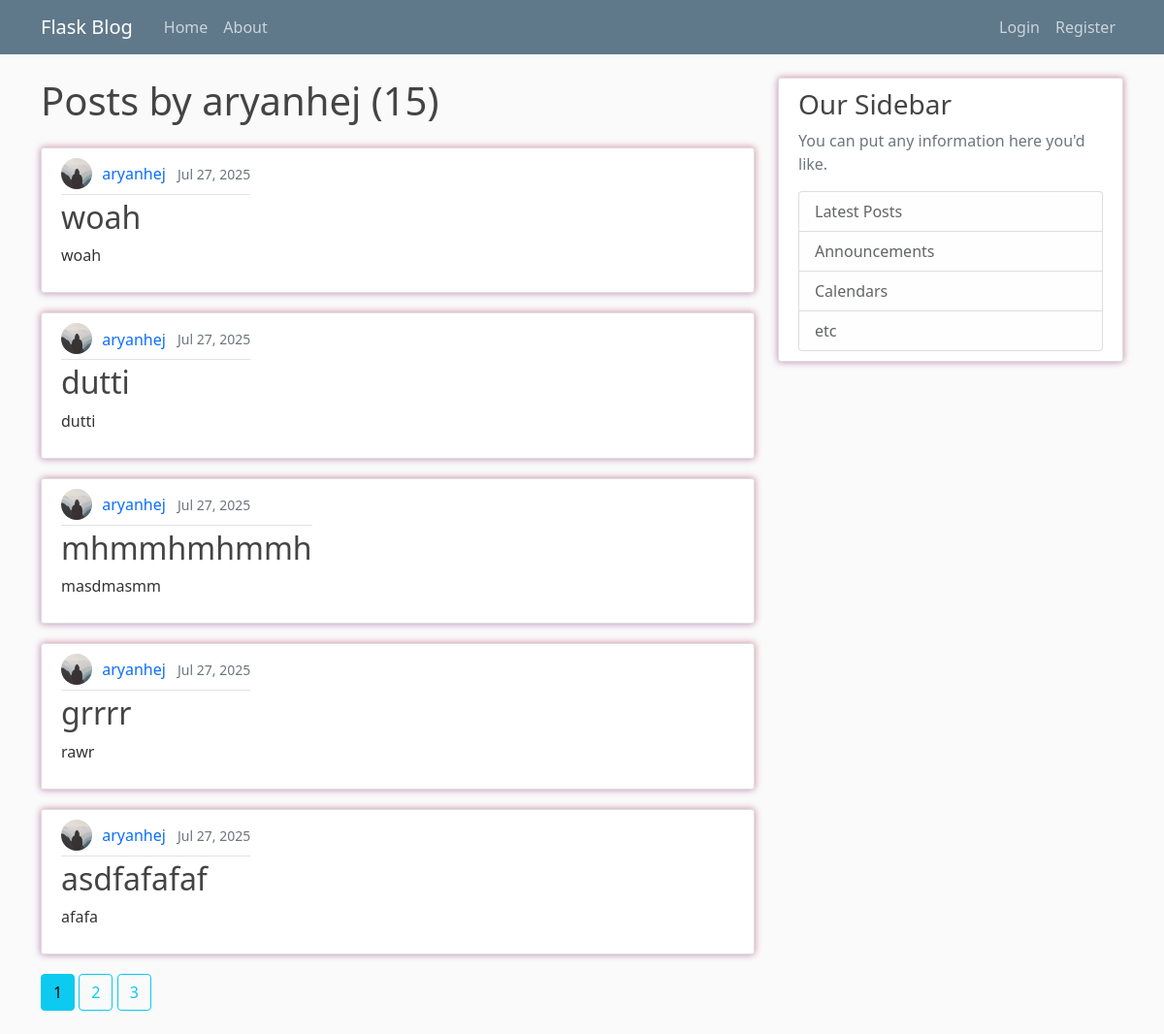
The page /user/aryanhej on the database its author committed.
### flasknetwork/models.py (models this page shows, shortened)
class User(db.Model, UserMixin): # the *table* name is 'user' by default, not 'User'
    id = db.Column(db.Integer, primary_key=True)
    username = db.Column(db.String(20), unique=True, nullable=False)
    email = db.Column(db.String(120), unique=True, nullable=False)
    image_file = db.Column(db.String(20), nullable=False, default='default.jpg')
    password = db.Column(db.String(60), nullable=False)
    posts = db.relationship('Post', backref='author', lazy=True)
    email_verified = db.Column(db.Boolean, nullable=False, default=False)

class Post(db.Model):
    id = db.Column(db.Integer, primary_key=True)
    title = db.Column(db.String(100), nullable=False)
    date_posted = db.Column(db.DateTime, nullable=False, default=datetime.utcnow)
    content = db.Column(db.Text, nullable=False)
    user_id = db.Column(db.Integer, db.ForeignKey('user.id'), nullable=False)

### flasknetwork/users/routes.py (the view)
@users.route('/user/<string:username>')
def user_posts(username):
    page=request.args.get('page', 1, type=int)
    user = User.query.filter_by(username=username).first_or_404()
    posts = Post.query.filter_by(author=user).order_by(Post.date_posted.desc()).paginate(page=page, per_page=5)
    return render_template('user_posts.html', posts=posts, user=user)

### flasknetwork/templates/user_posts.html
{% extends "layout.html" %}
{% block content %}
    <h1 class="mb-4">Posts by {{ user.username }} ({{ posts.total }})</h1>
    {% for post in posts.items %}
        <article class="d-flex align-items-center content-section">
            <div>
                <div class="article-metadata">
                    <img class="rounded-circle article-img" src="{{ url_for('static', filename='profile_pics/' + post.author.image_file) }}" alt="{{ post.author.username }}'s profile picture">
                    <a class="me-2 author-link" href="{{ url_for('users.user_posts', username=post.author.username) }}">{{ post.author.username }}</a>
                    <small class="text-muted">{{ post.date_posted.strftime('%b %d, %Y') }}</small>
                </div>
                <h2>
                    <a class="article-title" href="{{ url_for('posts.post', post_id=post.id) }}">{{ post.title }}</a>
                </h2>
                <p class="article-content">{{ post.content }}</p>
            </div>
        </article>
    {% endfor %}
    {% for page_num in posts.iter_pages(left_edge=1, right_edge=1, left_current=1, right_current=1) %}
        {% if page_num %}
            {% if posts.page == page_num %}
                <a class="btn btn-info mb-4" href="{{ url_for('users.user_posts', username=user.username, page=page_num) }}">{{ page_num }}</a>
            {% else %}
                <a class="btn btn-outline-info mb-4" href="{{ url_for('users.user_posts', username=user.username, page=page_num) }}">{{ page_num }}</a>
            {% endif %}
        {% else %}
            ...
        {% endif %}
    {% endfor %}
{% endblock content %}

### flasknetwork/static/css/main.css (style rules this page uses)
body { background: #fafafa; color: #333333; margin-top: 5rem; }
h1, h2, h3, h4, h5, h6 { color: #444444; }
.content-section { background: #ffffff; padding: 10px 20px; border: 1px solid #dddddd; border-radius: 3px; margin-bottom: 20px; box-shadow: -1px 1px 7px 0 rgba(86, 3, 150, 0.25), 1px -1px 7px 0 rgba(201, 12, 12, 0.25); }
a.article-title, a.author-link { text-decoration: none; }
.article-title { color: #444444; word-wrap: break-word; word-break: break-word; hyphens: auto; }
.article-content { white-space: pre-line; }
.article-img { height: 32px; width: 32px; margin-right: 6px; margin-bottom: 4px; vertical-align: middle; }
.article-metadata { padding-bottom: 1px; margin-bottom: 4px; border-bottom: 1px solid #e3e3e3 }

### rows shown on the page
User: username "aryanhej"
Post: image_file (placeholder picture), author.username "aryanhej", date_posted "Jul 27, 2025", title "woah", content "woah"
Post: image_file (placeholder picture), author.username "aryanhej", date_posted "Jul 27, 2025", title "dutti", content "dutti"
Post: image_file (placeholder picture), author.username "aryanhej", date_posted "Jul 27, 2025", title "mhmmhmhmmh", content "masdmasmm"
Post: image_file (placeholder picture), author.username "aryanhej", date_posted "Jul 27, 2025", title "grrrr", content "rawr"
Post: image_file (placeholder picture), author.username "aryanhej", date_posted "Jul 27, 2025", title "asdfafafaf", content "afafa"

### other values the page prints
{{ posts.total }} "15"
{{ page_num }} "1"
{{ page_num }} "2" "3"
